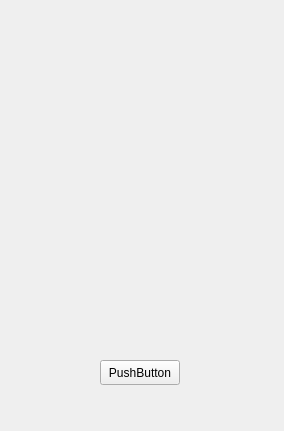
<?xml version="1.0" encoding="UTF-8"?>
<ui version="4.0">
 <class>MainWindow</class>
 <widget class="QMainWindow" name="MainWindow">
  <property name="geometry">
   <rect>
    <x>0</x>
    <y>0</y>
    <width>284</width>
    <height>431</height>
   </rect>
  </property>
  <property name="windowTitle">
   <string>MainWindow</string>
  </property>
  <widget class="QWidget" name="centralwidget">
   <widget class="QPushButton" name="pushButton">
    <property name="geometry">
     <rect>
      <x>100</x>
      <y>360</y>
      <width>80</width>
      <height>25</height>
     </rect>
    </property>
    <property name="text">
     <string>PushButton</string>
    </property>
   </widget>
  </widget>
 </widget>
 <resources/>
 <connections/>
</ui>
